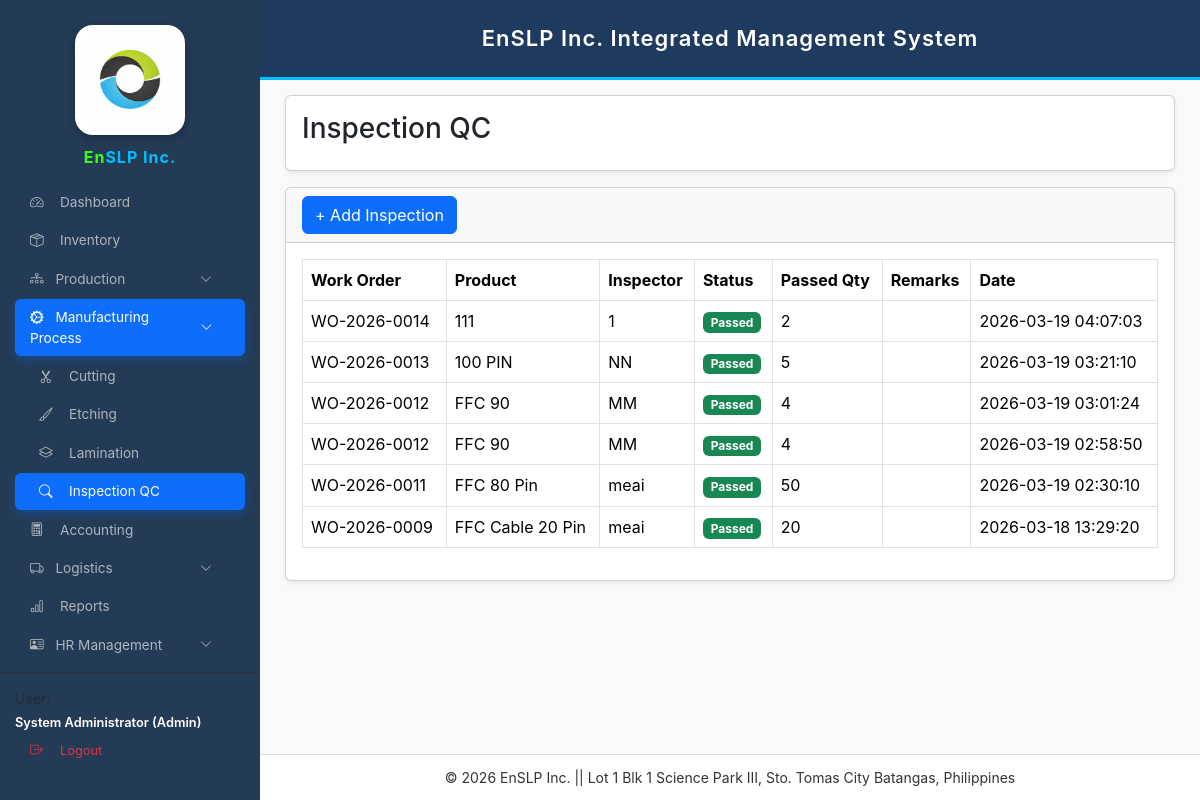
The page /inspection_qc.php (signed in) on the database its author committed.
### tables this page shows
CREATE TABLE `inspection_qc` (
  `id` int(11) NOT NULL,
  `work_order_id` varchar(50) NOT NULL,
  `item_id` int(11) NOT NULL,
  `inspector` varchar(100) DEFAULT NULL,
  `status` enum('Passed','Failed') NOT NULL,
  `remarks` text DEFAULT NULL,
  `date_inspected` timestamp NOT NULL DEFAULT current_timestamp(),
  `passed_qty` int(11) DEFAULT NULL
);

CREATE TABLE `work_orders` (
  `id` int(11) NOT NULL,
  `wo_no` varchar(50) DEFAULT NULL,
  `product_name` varchar(150) NOT NULL,
  `client` varchar(150) DEFAULT NULL,
  `qty` int(11) DEFAULT 0,
  `status` varchar(50) DEFAULT NULL,
  `date_started` date NOT NULL,
  `date_completed` date DEFAULT NULL,
  `remarks` varchar(255) DEFAULT NULL,
  `created_at` timestamp NOT NULL DEFAULT current_timestamp(),
  `selling_price` decimal(10,2) DEFAULT 0.00
);

CREATE TABLE `inventory_items` (
  `id` int(11) NOT NULL,
  `item_code` varchar(50) DEFAULT NULL,
  `item_name` varchar(150) NOT NULL,
  `category` varchar(50) DEFAULT NULL,
  `unit` varchar(30) DEFAULT 'pcs',
  `quantity` int(11) NOT NULL DEFAULT 0,
  `reorder_level` int(11) NOT NULL DEFAULT 0,
  `created_at` datetime NOT NULL DEFAULT current_timestamp(),
  `cost` decimal(10,2) DEFAULT NULL,
  `selling_price` decimal(10,2) DEFAULT 0.00,
  `status` varchar(20) DEFAULT 'active',
  `value` decimal(10,2) DEFAULT 0.00
);

### inspection_qc.php (the view, shortened to what this page needs)
<?php
require_once "config.php";
$stmt=$conn->query("
SELECT q.*,i.item_name,w.wo_no,w.product_name
FROM inspection_qc q
LEFT JOIN inventory_items i ON q.item_id = i.id
LEFT JOIN work_orders w ON q.work_order_id = w.id
ORDER BY q.id DESC
");
$inspections=$stmt->fetchAll(PDO::FETCH_ASSOC);
?>
<!DOCTYPE html>
<html>
<head>
<link href="https://cdn.jsdelivr.net/npm/bootstrap@5.3.3/dist/css/bootstrap.min.css" rel="stylesheet">
</head>
<body>
<?php include 'sidebar.php'; ?>
<?php include 'header.php'; ?>
<div class="main-content">
<div class="card shadow-sm mb-3">
<div class="card-body">
<h3>Inspection QC</h3>
</div>
</div>
<div class="card shadow-sm">
<div class="card-header">
<button class="btn btn-primary"
data-bs-toggle="modal"
data-bs-target="#addInspectionModal">
+ Add Inspection
</button>
</div>
<div class="card-body">
<table class="table table-bordered">
<thead>
<tr>
<th>Work Order</th>
<th>Product</th>
<th>Inspector</th>
<th>Status</th>
<th>Passed Qty</th>
<th>Remarks</th>
<th>Date</th>
</tr>
</thead>
<tbody>
<?php if($inspections){ ?>
<?php foreach($inspections as $row){ ?>
<tr>
<td><?=$row['wo_no']?></td>
<td><?=$row['item_name']?></td>
<td><?=$row['inspector']?></td>
<td>
<?php if($row['status']=="Passed"){ ?>
<span class="badge bg-success">Passed</span>
<?php }else{ ?>
<span class="badge bg-danger">Failed</span>
<?php } ?>
</td>
<td><?=$row['passed_qty']?></td>
<td><?=$row['remarks']?></td>
<td><?=$row['date_inspected']?></td>
</tr>
<?php } ?>
<?php } ?>
</tbody>
</table>
</div>
</div>
</div>
<?php include 'footer.php'; ?>
</body>
</html>

### inspection_qc.php (style rules this page uses)
body { background:#f4f6f9; font-family:Arial; }
.main-content { margin-left:260px; padding:25px; margin-top:70px; }

### sidebar.php (style rules this page uses)
:root { --sb-width:260px; --primary-blue:#0d6efd; --sidebar-bg:#243b55; }
body { font-family:'Inter',sans-serif!important; margin:0!important; background:#f8f9fa; }

### rows shown on the page
inspection_qc: work_order.wo_no "WO-2026-0014", inventory_items.item_name "111", inspector "1", status "Passed", passed_qty "2", date_inspected "2026-03-19 04:07:03"
inspection_qc: work_order.wo_no "WO-2026-0013", inventory_items.item_name "100 PIN", inspector "NN", status "Passed", passed_qty "5", date_inspected "2026-03-19 03:21:10"
inspection_qc: work_order.wo_no "WO-2026-0012", inventory_items.item_name "FFC 90", inspector "MM", status "Passed", passed_qty "4", date_inspected "2026-03-19 03:01:24"
inspection_qc: work_order.wo_no "WO-2026-0012", inventory_items.item_name "FFC 90", inspector "MM", status "Passed", passed_qty "4", date_inspected "2026-03-19 02:58:50"
inspection_qc: work_order.wo_no "WO-2026-0011", inventory_items.item_name "FFC 80 Pin", inspector "meai", status "Passed", passed_qty "50", date_inspected "2026-03-19 02:30:10"
inspection_qc: work_order.wo_no "WO-2026-0009", inventory_items.item_name "FFC Cable 20 Pin", inspector "meai", status "Passed", passed_qty "20", date_inspected "2026-03-18 13:29:20"
